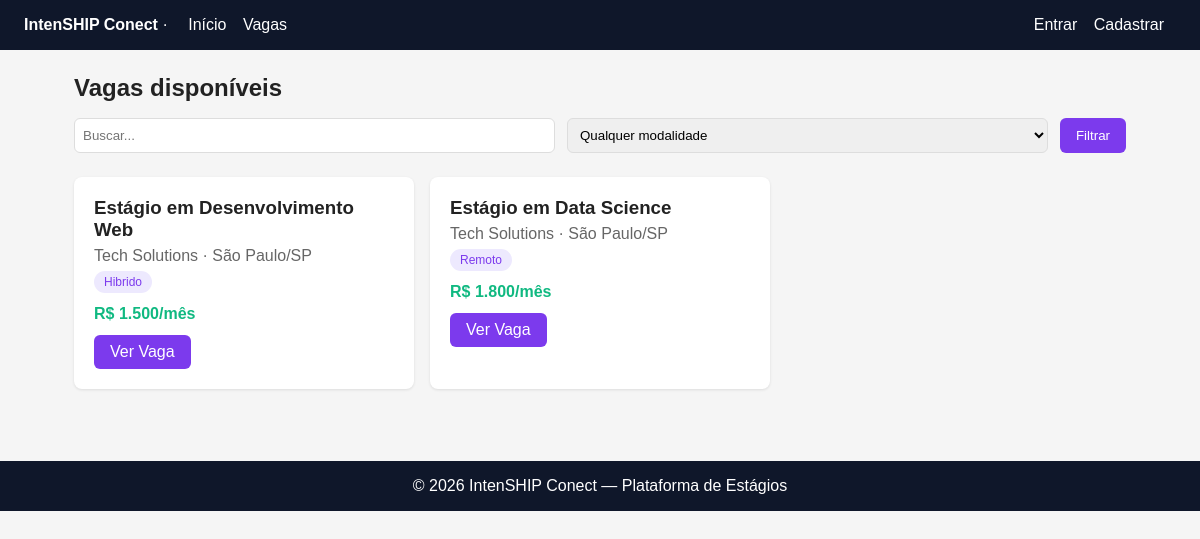
Before: /vagas.php with the older database file.
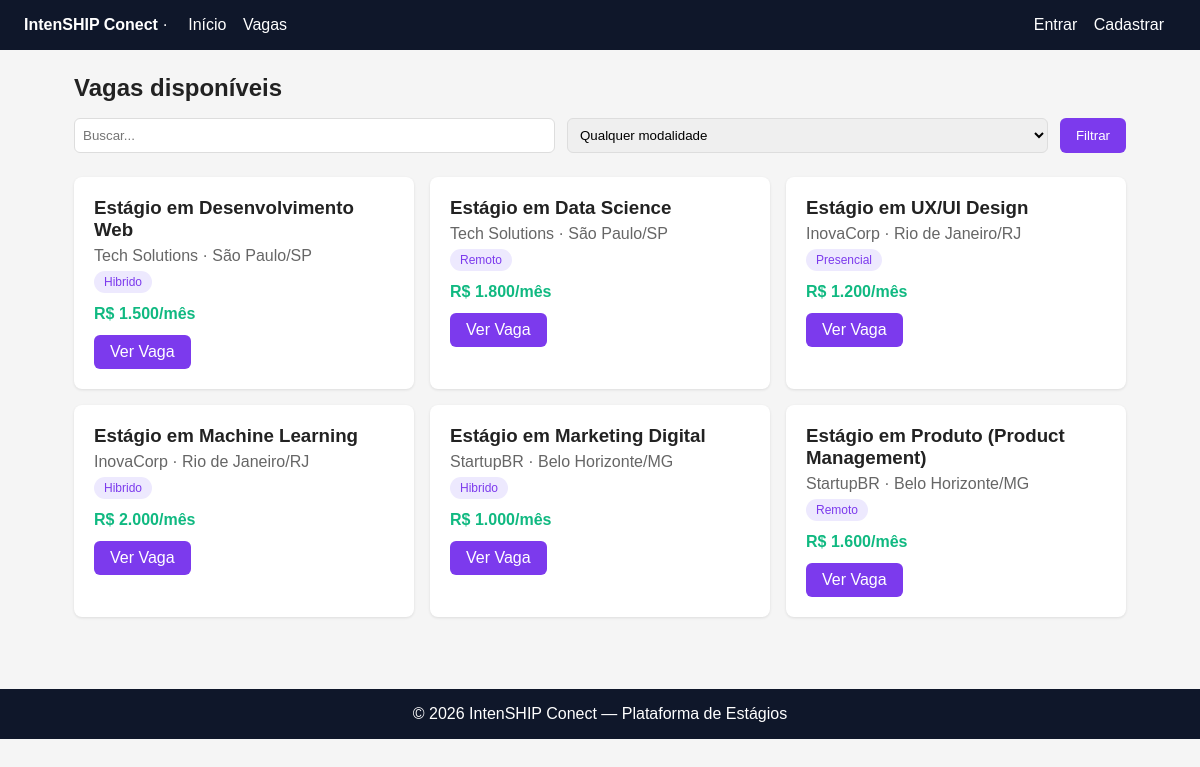
After: the same page with the newer database file.
### tables this page shows
CREATE TABLE IF NOT EXISTS vagas (
    id INT AUTO_INCREMENT PRIMARY KEY,
    empresa_id INT NOT NULL,
    titulo VARCHAR(200) NOT NULL,
    descricao TEXT NOT NULL,
    requisitos TEXT,
    beneficios TEXT,
    area VARCHAR(100),
    cidade VARCHAR(100),
    estado CHAR(2),
    modalidade ENUM('presencial','remoto','hibrido') DEFAULT 'presencial',
    bolsa DECIMAL(10,2),
    carga_horaria INT,
    ativa TINYINT(1) DEFAULT 1,
    destaque TINYINT(1) DEFAULT 0,
    criado_em TIMESTAMP DEFAULT CURRENT_TIMESTAMP,
    FOREIGN KEY (empresa_id) REFERENCES empresas(id) ON DELETE CASCADE
);

CREATE TABLE IF NOT EXISTS empresas (
    id INT AUTO_INCREMENT PRIMARY KEY,
    usuario_id INT NOT NULL UNIQUE,
    nome_empresa VARCHAR(200) NOT NULL,
    cnpj VARCHAR(20),
    descricao TEXT,
    site VARCHAR(255),
    cidade VARCHAR(100),
    estado CHAR(2),
    setor VARCHAR(100),
    logo VARCHAR(255),
    FOREIGN KEY (usuario_id) REFERENCES usuarios(id) ON DELETE CASCADE
);

### includes/auth.php (called while the page is built, shortened)
<?php
function isLoggedIn() { return isset($_SESSION['usuario_id']); }

### vagas.php (the view, shortened to what this page needs)
<?php
require_once __DIR__ . '/includes/auth.php';
$db = getDB();
$q          = trim($_GET['q'] ?? '');
$where = ['v.ativa = 1'];
$params = [];
$sql = "SELECT v.*, e.nome_empresa FROM vagas v JOIN empresas e ON v.empresa_id=e.id WHERE " . implode(' AND ', $where) . " ORDER BY v.criado_em DESC";
$stmt = $db->prepare($sql);
$stmt->execute($params);
$vagas = $stmt->fetchAll();
include __DIR__ . '/includes/header.php';
?>
<div class="container">
  <h2>Vagas disponíveis</h2>
  <form method="GET" class="filter" style="margin-top:16px;">
    <input type="text" name="q" placeholder="Buscar..." value="<?= htmlspecialchars($q) ?>">
    <select name="modalidade">
      <option value="">Qualquer modalidade</option>
    </select>
    <button class="btn">Filtrar</button>
  </form>
  <?php if (empty($vagas)): ?>
    <p>Nenhuma vaga encontrada.</p>
  <?php else: ?>
    <div class="grid">
      <?php foreach ($vagas as $v): ?>
        <div class="card">
          <h3><?= htmlspecialchars($v['titulo']) ?></h3>
          <p style="color:#666;margin:6px 0;"><?= htmlspecialchars($v['nome_empresa']) ?> · <?= $v['cidade'] ?>/<?= $v['estado'] ?></p>
          <span class="badge"><?= ucfirst($v['modalidade']) ?></span>
          <p style="margin:12px 0;font-weight:bold;color:#10B981;">R$ <?= number_format($v['bolsa'], 0, ',', '.') ?>/mês</p>
          <a class="btn" href="/teste/vaga.php?id=<?= $v['id'] ?>">Ver Vaga</a>
        </div>
      <?php endforeach; ?>
    </div>
  <?php endif; ?>
</div>
<?php include __DIR__ . '/includes/footer.php'; ?>

### includes/header.php (shortened to what this page needs)
<?php
require_once __DIR__ . '/auth.php';
?>
<!DOCTYPE html>
<html lang="pt-BR">
<head>
</head>
<body>
<nav class="navbar">
  <div><strong>IntenSHIP Conect</strong> · <a style="margin-left:16px" href="/teste/">Início</a> <a href="/teste/vagas.php">Vagas</a></div>
  <div>
    <?php if (isLoggedIn()): ?>
      <?php if (isAluno()): ?>
        <a href="/teste/dashboard/aluno.php">Meu Painel</a>
      <?php else: ?>
        <a href="/teste/dashboard/empresa.php">Painel Empresa</a>
        <a href="/teste/empresa/publicar.php">+ Publicar Vaga</a>
      <?php endif; ?>
      Olá, <?= htmlspecialchars($_SESSION['nome'] ?? 'Usuário') ?> · <a href="/teste/logout.php">Sair</a>
    <?php else: ?>
      <a href="/teste/login.php">Entrar</a>
      <a href="/teste/register.php">Cadastrar</a>
    <?php endif; ?>
  </div>
</nav>

### includes/footer.php
<footer style="background:#0F172A;color:#fff;text-align:center;padding:16px;margin-top:48px;">
  <span>© 2026 IntenSHIP Conect — Plataforma de Estágios</span>
</footer>
</body>
</html>

### includes/header.php (style rules this page uses)
* { margin:0;padding:0;box-sizing:border-box;font-family:Arial,sans-serif }
body { background:#f5f5f5;color:#222 }
.navbar { background:#0F172A;color:#fff;padding:16px 24px;display:flex;justify-content:space-between;align-items:center }
.navbar a { color:#fff;text-decoration:none;margin-right:12px }
.container { max-width:1100px;margin:0 auto;padding:24px }
.grid { display:grid;grid-template-columns:repeat(auto-fill,minmax(280px,1fr));gap:16px }
.card { background:#fff;padding:20px;border-radius:8px;box-shadow:0 1px 3px rgba(0,0,0,.1) }
.badge { display:inline-block;padding:4px 10px;border-radius:99px;font-size:.75rem;background:#EDE9FE;color:#7C3AED }
.btn { display:inline-block;padding:8px 16px;background:#7C3AED;color:#fff;border-radius:6px;text-decoration:none;border:none;cursor:pointer }
.filter { display:flex;gap:12px;margin-bottom:24px }
.filter select,.filter input { padding:8px;border:1px solid #ddd;border-radius:6px;flex:1 }
input,button,select,textarea { padding:10px;border:1px solid #ddd;border-radius:6px;width:100% }
button.btn { width:auto }

Changed rows visible on the page:
added vagas: titulo "Estágio em UX/UI Design", empresa.nome_empresa "InovaCorp", cidade "Rio de Janeiro", estado "RJ", modalidade "Presencial", bolsa "1.200"
added vagas: titulo "Estágio em Machine Learning", empresa.nome_empresa "InovaCorp", cidade "Rio de Janeiro", estado "RJ", modalidade "Hibrido", bolsa "2.000"
added vagas: titulo "Estágio em Marketing Digital", empresa.nome_empresa "StartupBR", cidade "Belo Horizonte", estado "MG", modalidade "Hibrido", bolsa "1.000"
added vagas: titulo "Estágio em Produto (Product Management)", empresa.nome_empresa "StartupBR", cidade "Belo Horizonte", estado "MG", modalidade "Remoto", bolsa "1.600"
